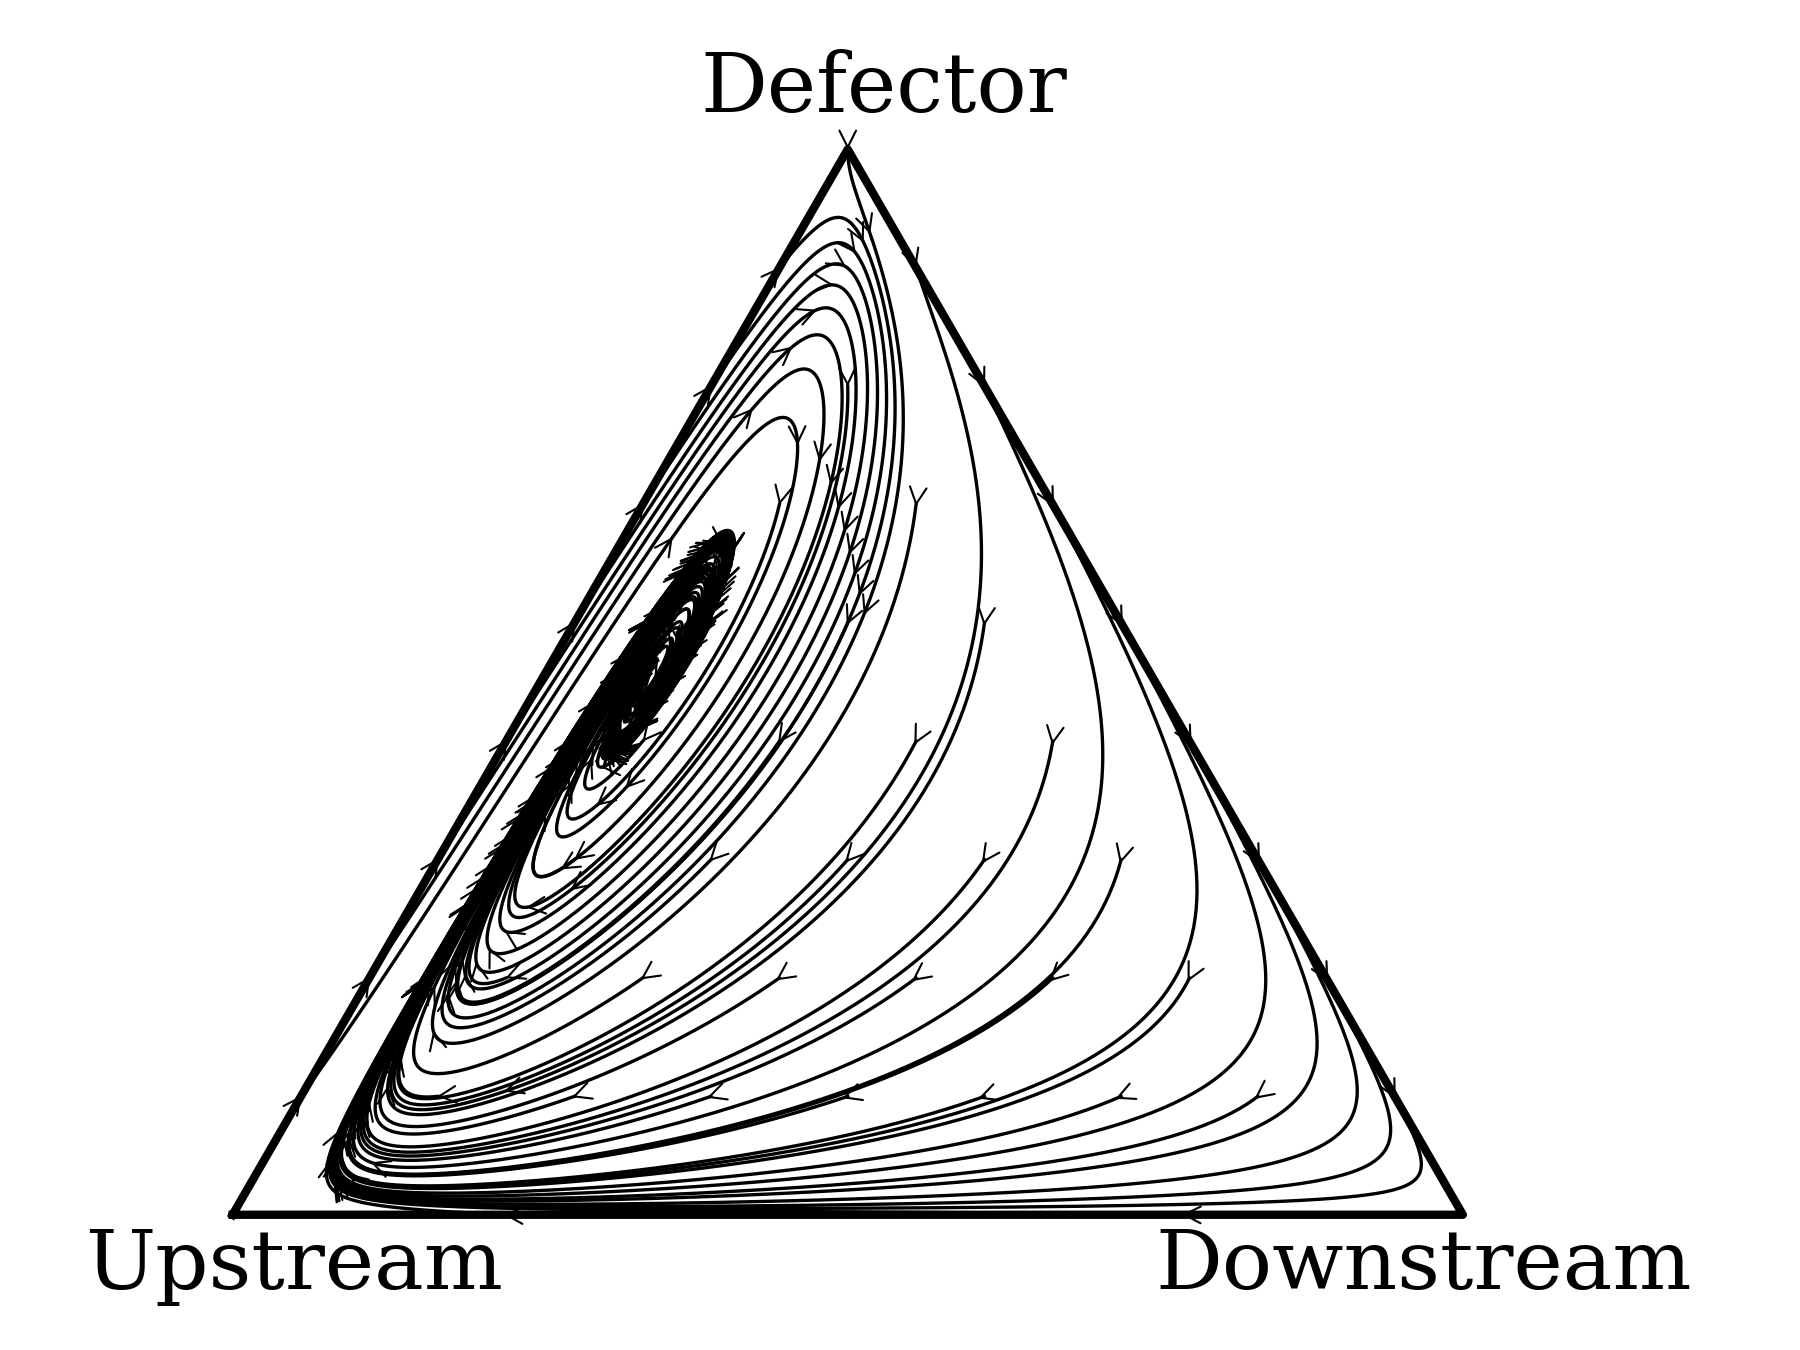

Source code (Python):
import numpy as np
import matplotlib.pyplot as plt
from scipy.integrate import solve_ivp
from matplotlib.patches import FancyArrowPatch

plt.rcParams['font.family'] = 'serif'
plt.rcParams['font.serif'] = ['Times New Roman', 'Times', 'DejaVu Serif']
# -------------------------------------------------------
# Parameters (edit according to region in the voxel plot)
# -------------------------------------------------------
b = 1
c = 0.1
h = 0.7
g_u = 0.8
g_d = 0.3

A = np.array([
    [h*(b-c), g_u*b - h*c, -c*h],
    [b*h - g_u*c, g_d*(b-c), 0],
    [h*b, 0, 0]
])

mu = 0.001


def replicator_additive(t, x):
    f = A @ x
    phi = x @ f
    n = len(x)

    return x * (f - phi) + mu * (1 - 3 * x)


#-------------------------------------------------
#convert berrycentric to cartesian coordinate (2d)
# ------------------------------------------------

V1 = np.array([0, 0])
V2 = np.array([1, 0])
V3 = np.array([0.5, np.sqrt(3)/2])

def bary_to_cartesian(x):
    return x[0]*V1 + x[1]*V2 + x[2]*V3

# -------------------------------
# Ploting
# -------------------------------
fig, ax = plt.subplots(figsize=(6,4.5))

triangle = np.array([V1, V2, V3, V1])
ax.plot(triangle[:,0], triangle[:,1], 'k',linewidth=2 )

resolution = 10
T = 300


for x1 in np.linspace(0.00, 1.0, resolution):
    for x2 in np.linspace(0.0, 1.0, resolution):
        if x1 + x2 < 1.0:

            x0 = np.array([x1, x2, 1-x1-x2])

            sol = solve_ivp(replicator_additive, [0, T], x0, max_step=0.1)

            traj = np.array([bary_to_cartesian(sol.y[:,i]) for i in range(sol.y.shape[1])])

            # ---- Plot trajectory (same color)
            ax.plot(traj[:,0], traj[:,1], color='black', linewidth=0.8)

            # ---- Add small arrows along trajectory
            arrow_spacing = 500  # larger = fewer arrows

            for k in range(0, len(traj)-1, arrow_spacing):
                arrow = FancyArrowPatch((traj[k,0], traj[k,1]),
                        (traj[k+1,0], traj[k+1,1]),
                        arrowstyle='->',
                        mutation_scale=10,
                        linewidth=0.5,
                        color='black')
                ax.add_patch(arrow)

# Vertex labels
ax.text(V1[0]-0.12, V1[1]-0.06, "Upstream",fontsize=20)
ax.text(V2[0]-0.25, V2[1]-0.06, "Downstream",fontsize=20)
ax.text(V3[0]-0.12, V3[1]+0.03, "Defector",fontsize=20)

ax.set_aspect('equal')
ax.axis('off')
plt.tight_layout()
plt.savefig('phase_diagram.png', dpi=300)
plt.show()
